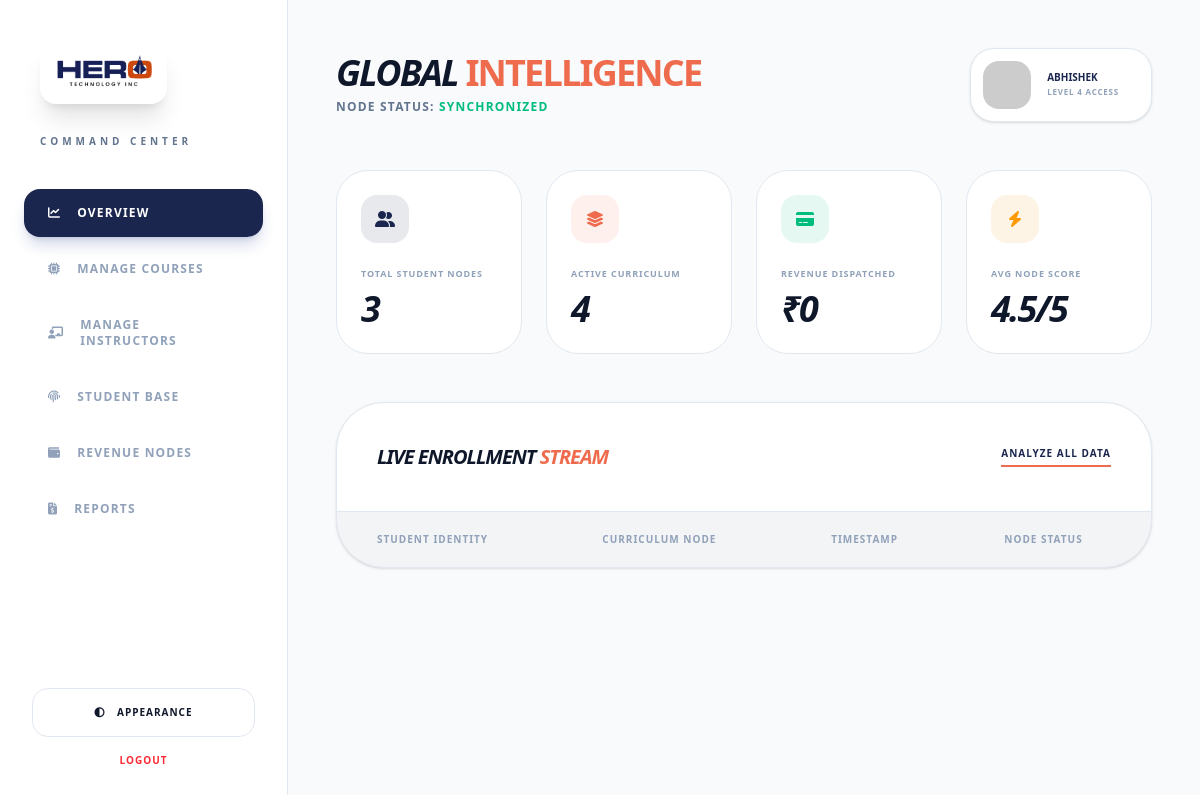
Before: /backpanel/dashboard.php (signed in) with the older database file.
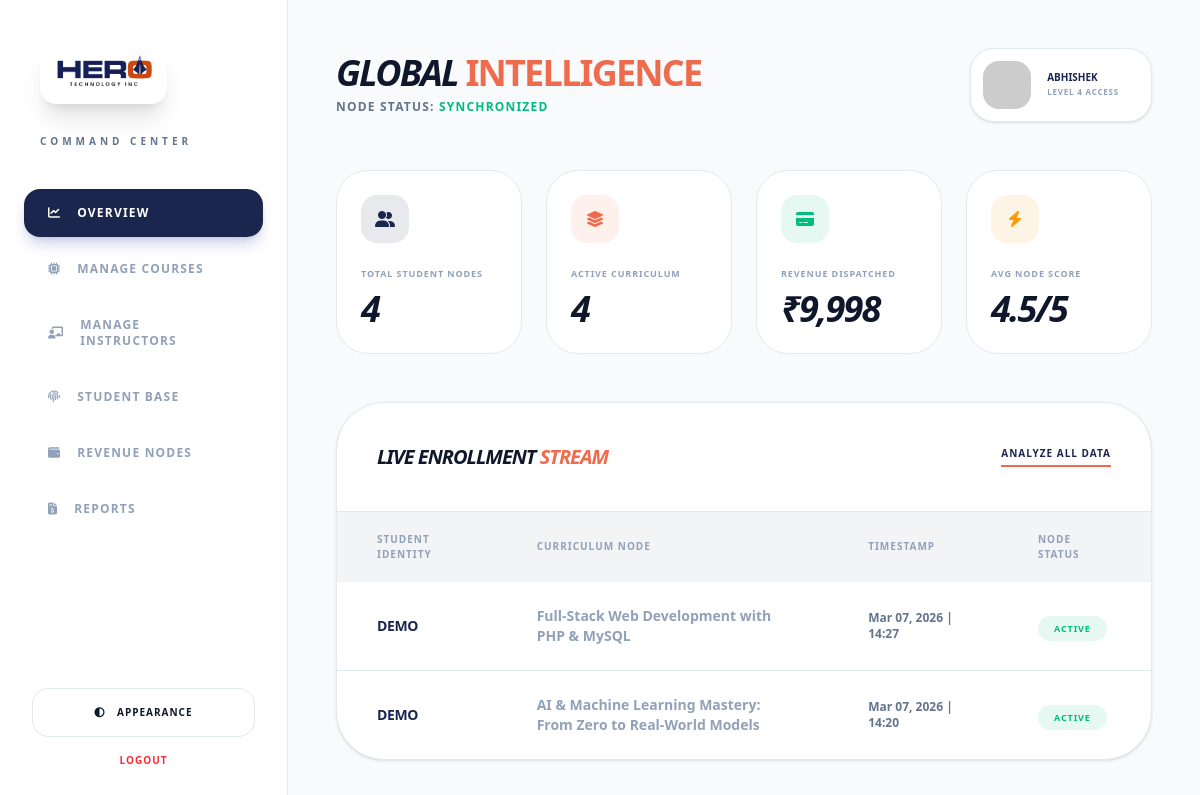
After: the same page with the newer database file.
### tables this page shows
CREATE TABLE `enrollments` (
  `enrollment_id` int(11) NOT NULL,
  `user_id` int(11) NOT NULL,
  `course_id` int(11) NOT NULL,
  `enrolled_at` timestamp NOT NULL DEFAULT current_timestamp(),
  `status` enum('pending','active','completed','cancelled') DEFAULT 'pending',
  `txnid` varchar(100) DEFAULT NULL,
  `activated_at` timestamp NULL DEFAULT current_timestamp()
);

CREATE TABLE `user_master` (
  `user_id` int(11) NOT NULL,
  `name` varchar(50) DEFAULT NULL,
  `username` varchar(50) NOT NULL,
  `phone` varchar(15) NOT NULL,
  `email` varchar(50) NOT NULL,
  `gender` enum('male','female','other','') NOT NULL,
  `password` varchar(50) DEFAULT NULL,
  `role` enum('student','admin','manager') DEFAULT 'student',
  `datetime` timestamp NOT NULL DEFAULT current_timestamp() ON UPDATE current_timestamp(),
  `status` enum('publish','draft') DEFAULT 'publish'
);

CREATE TABLE `courses` (
  `course_id` int(11) NOT NULL,
  `category_id` int(11) DEFAULT NULL,
  `instructor_id` int(11) DEFAULT NULL,
  `title` varchar(255) DEFAULT NULL,
  `summary` varchar(500) DEFAULT NULL,
  `description` text DEFAULT NULL,
  `duration` int(11) DEFAULT NULL,
  `video_url` text DEFAULT NULL,
  `video_file` varchar(255) DEFAULT NULL,
  `demo_video_url` text DEFAULT NULL,
  `price` decimal(10,2) DEFAULT NULL,
  `thumbnail` varchar(255) DEFAULT NULL,
  `status` enum('publish','draft') DEFAULT 'publish',
  `created_at` timestamp NOT NULL DEFAULT current_timestamp()
);

### backpanel/dashboard.php (the view, shortened to what the changed rows need)
<?php
require '../config.php';
$totalStudents = mysqli_fetch_row(mysqli_query($conn, "SELECT COUNT(*) FROM user_master WHERE role='student'"))[0];
$totalRevenue = mysqli_fetch_row(mysqli_query($conn, "SELECT SUM(amount) FROM payments WHERE payment_status='success'"))[0] ?: 0;
$recentActivities = [];
$result = mysqli_query($conn, "
    SELECT u.name, c.title, e.enrolled_at, e.status
    FROM enrollments e
    JOIN user_master u ON e.user_id = u.user_id
    JOIN courses c ON e.course_id = c.course_id
    ORDER BY e.enrolled_at DESC
    LIMIT 5
");
while ($row = mysqli_fetch_assoc($result)) { $recentActivities[] = $row; }
?>
<!DOCTYPE html>
<html lang="en">
<head>
    <link href="https://cdnjs.cloudflare.com/ajax/libs/font-awesome/6.5.2/css/all.min.css" rel="stylesheet"/>
    <script src="https://cdn.jsdelivr.net/npm/@tailwindcss/browser@4"></script>
</head>
<body class="bg-[var(--color-app-bg)] text-[var(--color-text-main)] antialiased min-h-screen flex overflow-hidden transition-colors duration-500">
    <main class="flex-1 h-screen overflow-y-auto p-6 lg:p-12">
        <header class="flex flex-col md:flex-row justify-between items-start md:items-center gap-6 mb-12">
            <div>
                <h1 class="text-4xl font-black tracking-tighter uppercase italic leading-none">Global <span class="text-hero-orange not-italic">Intelligence</span></h1>
            </div>
        </header>
        <section class="grid grid-cols-1 md:grid-cols-2 lg:grid-cols-4 gap-6 mb-12">
            <div class="stat-card group">
                <div class="flex justify-between items-start mb-6">
                    <div class="w-12 h-12 bg-hero-blue/10 rounded-2xl flex items-center justify-center text-hero-blue group-hover:bg-hero-blue group-hover:text-white transition-all">
                    </div>
                </div>
                <p class="text-slate-400 text-[9px] font-black uppercase tracking-widest">Total Student Nodes</p>
                <h3 class="text-4xl font-black mt-2 tracking-tighter italic uppercase"><?php echo number_format($totalStudents); ?></h3>
            </div>
            <div class="stat-card group">
                <div class="flex justify-between items-start mb-6">
                    <div class="w-12 h-12 bg-emerald-500/10 rounded-2xl flex items-center justify-center text-emerald-500 group-hover:bg-emerald-500 group-hover:text-white transition-all">
                    </div>
                </div>
                <p class="text-slate-400 text-[9px] font-black uppercase tracking-widest">Revenue Dispatched</p>
                <h3 class="text-4xl font-black mt-2 tracking-tighter italic uppercase">₹<?php echo number_format($totalRevenue, 0); ?></h3>
            </div>
        </section>
        <div class="bg-[var(--color-side-bg)] rounded-[3rem] border border-[var(--color-border-dim)] shadow-sm overflow-hidden">
            <div class="p-10 border-b border-[var(--color-border-dim)] flex justify-between items-center">
                <h2 class="text-xl font-black uppercase italic tracking-tighter">Live Enrollment <span class="text-hero-orange">Stream</span></h2>
            </div>
            <div class="overflow-x-auto">
                <table class="w-full text-left">
                    <thead class="bg-hero-blue/5">
                        <tr>
                            <th class="px-10 py-5 text-[10px] font-black text-slate-400 uppercase tracking-widest">Student Identity</th>
                            <th class="px-10 py-5 text-[10px] font-black text-slate-400 uppercase tracking-widest">Curriculum Node</th>
                            <th class="px-10 py-5 text-[10px] font-black text-slate-400 uppercase tracking-widest">Timestamp</th>
                            <th class="px-10 py-5 text-[10px] font-black text-slate-400 uppercase tracking-widest">Node Status</th>
                        </tr>
                    </thead>
                    <tbody class="divide-y divide-[var(--color-border-dim)]">
                        <?php foreach($recentActivities as $row): ?>
                        <tr class="hover:bg-hero-orange/[0.02] transition-colors">
                            <td class="px-10 py-6">
                                <p class="text-sm font-black uppercase tracking-tight text-hero-blue"><?php echo htmlspecialchars($row['name']); ?></p>
                            </td>
                            <td class="px-10 py-6 text-sm font-bold text-slate-400">
                                <?php echo htmlspecialchars($row['title']); ?>
                            </td>
                            <td class="px-10 py-6 text-xs font-bold text-slate-500">
                                <?php echo date('M d, Y | H:i', strtotime($row['enrolled_at'])); ?>
                            </td>
                            <td class="px-10 py-6">
                                <span class="px-4 py-1.5 bg-emerald-500/10 text-emerald-500 text-[9px] font-black rounded-full uppercase tracking-widest">
                                    <?php echo $row['status']; ?>
                                </span>
                            </td>
                        </tr>
                        <?php endforeach; ?>
                    </tbody>
                </table>
            </div>
        </div>
    </main>
</body>
</html>

Changed rows visible on the page:
added enrollments: user.name "DEMO", course.title "Full-Stack Web Development with PHP & MySQL", enrolled_at "Mar 07, 2026 | 14:27", status "ACTIVE"
added enrollments: user.name "DEMO", course.title "AI & Machine Learning Mastery: From Zero to Real-World Models", enrolled_at "Mar 07, 2026 | 14:20", status "ACTIVE"
Other visible differences:
$totalStudents: "3" → "4"
$totalRevenue: "0" → "9,998"
